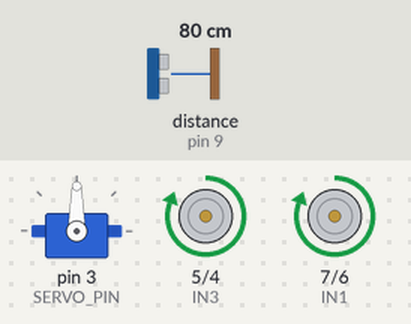
The sketch below on a simulated Arduino Uno, built with avr-gcc and run on an emulated ATmega328P. On the bench: servo, motor-driver pin pairs drawn as motors (green arrow = first pin HIGH = forward, orange = second pin HIGH = backward, longer = more drive). Wiring (inferred from the names in the program): ultrasonic range finder: trigger pin 10; echo pin 9. The test bench sets the inputs (shaded band); at power-on: distance to the obstacle (sensor on pin 9) 80 cm. The echo pulse lasts 58.3 µs per cm.

Above: at 1.7 s.
1.8 s: distance to the obstacle (sensor on pin 9) set to 29 cm
3.3 s: distance to the obstacle (sensor on pin 9) set to 22 cm
At 3.94 s:
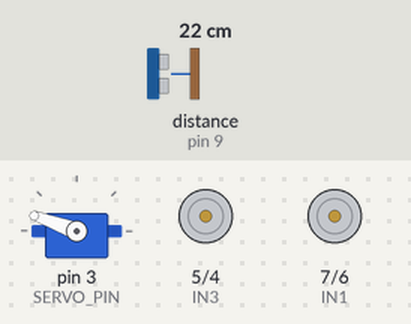
At 5.1 s:
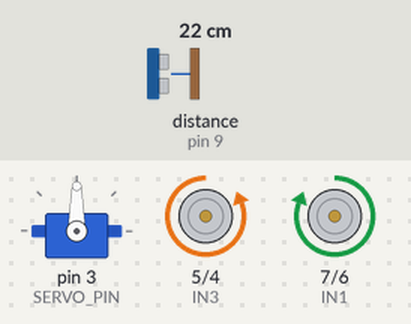
Timing chart, 0 to 12.3 s (numbered marks = the images above; inputs shaded):
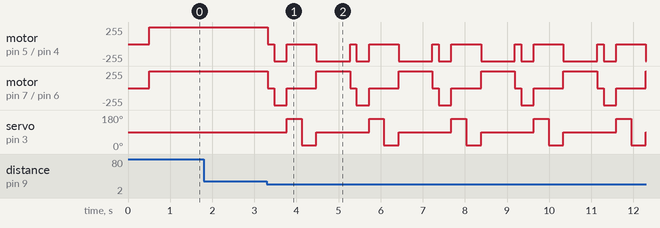

The sketch:

ch05_obstacle_avoid_servo.ino
```cpp
#include <Servo.h>

const int IN1 = 7, IN2 = 6, IN3 = 5, IN4 = 4;   // L298N
const int TRIG = 10, ECHO = 9;
const int SERVO_PIN = 3;
const int SAFE_CM = 25;
const int LEFT_DEG = 160, AHEAD_DEG = 90, RIGHT_DEG = 20;   // check on your servo

Servo eye;                                   // servo that turns the sensor

void motors(int left, int right) {
  digitalWrite(IN1, left > 0);  digitalWrite(IN2, left < 0);
  digitalWrite(IN3, right > 0); digitalWrite(IN4, right < 0);
}

float readCm() {
  digitalWrite(TRIG, LOW);  delayMicroseconds(2);
  digitalWrite(TRIG, HIGH); delayMicroseconds(10);
  digitalWrite(TRIG, LOW);
  unsigned long t = pulseIn(ECHO, HIGH, 25000);
  return (t == 0) ? 400 : t / 58.0;
}

float look(int angle) {                      // turn the sensor, wait, measure
  eye.write(angle);
  delay(350);
  return readCm();
}

void setup() {
  int outs[] = {IN1, IN2, IN3, IN4, TRIG};
  for (int p : outs) pinMode(p, OUTPUT);
  pinMode(ECHO, INPUT);
  eye.attach(SERVO_PIN);
  eye.write(AHEAD_DEG);
  delay(500);
}

void loop() {
  if (readCm() > SAFE_CM) { motors(1, 1); delay(30); return; }

  motors(0, 0);   delay(150);                // obstacle: stop and back up
  motors(-1, -1); delay(300);
  motors(0, 0);

  float left  = look(LEFT_DEG);              // look both ways
  float right = look(RIGHT_DEG);
  eye.write(AHEAD_DEG);

  if (left < SAFE_CM && right < SAFE_CM) {   // dead end: turn around
    motors(1, -1); delay(800);
  } else if (left > right) {                 // more room on the left
    motors(-1, 1); delay(400);
  } else {                                   // more room on the right
    motors(1, -1); delay(400);
  }
  motors(0, 0);
}
```

Measured:
- the behaviour switches between 26 and 25 cm on distance to the obstacle (sensor on pin 9) (found by bisection; images 0 and 1)
- after the input at 1.8 s, every drawn part: stays the same
